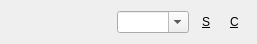
<ui version="4.0" >
 <class>SearchBar</class>
 <widget class="QWidget" name="SearchBar" >
  <property name="geometry" >
   <rect>
    <x>0</x>
    <y>0</y>
    <width>257</width>
    <height>35</height>
   </rect>
  </property>
  <property name="windowTitle" >
   <string>SearchBar &amp; Status</string>
  </property>
  <layout class="QHBoxLayout" name="horizontalLayout" >
   <item>
    <spacer name="horizontalSpacer_12" >
     <property name="orientation" >
      <enum>Qt::Horizontal</enum>
     </property>
     <property name="sizeHint" stdset="0" >
      <size>
       <width>40</width>
       <height>20</height>
      </size>
     </property>
    </spacer>
   </item>
   <item>
    <widget class="QComboBox" name="comboBox_2" >
     <property name="autoFillBackground" >
      <bool>false</bool>
     </property>
     <property name="editable" >
      <bool>true</bool>
     </property>
     <property name="frame" >
      <bool>true</bool>
     </property>
     <property name="modelColumn" >
      <number>0</number>
     </property>
    </widget>
   </item>
   <item>
    <widget class="QToolButton" name="toolButton_9" >
     <property name="toolTip" >
      <string>Search</string>
     </property>
     <property name="text" >
      <string>&amp;S</string>
     </property>
     <property name="autoRaise" >
      <bool>true</bool>
     </property>
    </widget>
   </item>
   <item>
    <widget class="QToolButton" name="toolButton_10" >
     <property name="toolTip" >
      <string>Clear</string>
     </property>
     <property name="text" >
      <string>&amp;C</string>
     </property>
     <property name="autoRaise" >
      <bool>true</bool>
     </property>
    </widget>
   </item>
  </layout>
 </widget>
 <resources/>
 <connections/>
</ui>
